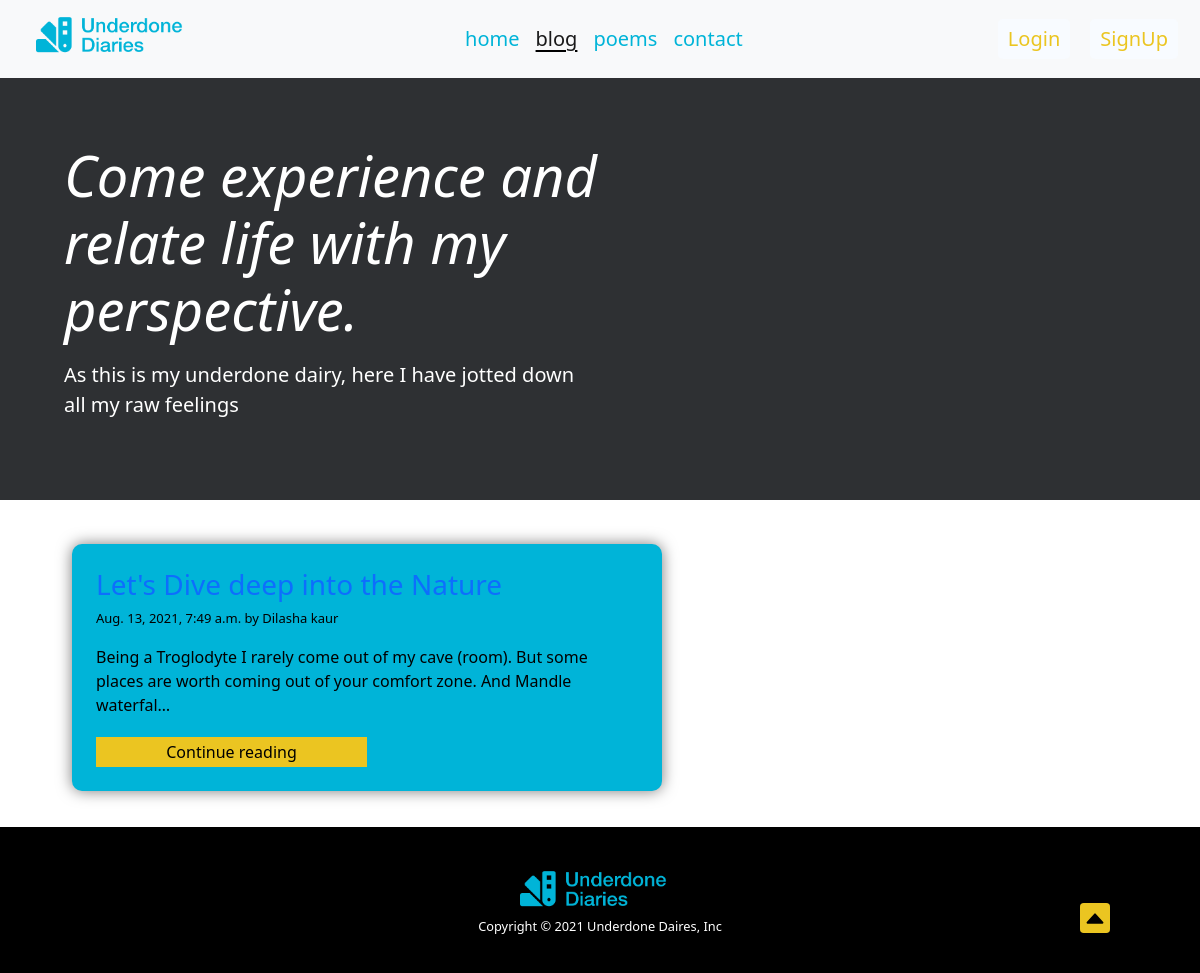
Screenshot of /blog/ with the database file from the repository.
### blog/models.py (models this page shows, shortened)
class Blog(models.Model):
    sno=models.AutoField(primary_key=True)
    title=models.CharField(max_length=255)
    slug=models.CharField(max_length=130)
    views=models.IntegerField(default=0)
    timeStamp=models.DateTimeField(blank=True)
    blog = models.ImageField(upload_to="blog/img", default="")
    content=models.TextField()

### blog/views.py (the view)
# urls.py: path('', views.blogHome, name='blogHome'),
def blogHome(request):
    allBlogs = []
    allBlogs = Blog.objects.all()
    context = {'allBlogs': allBlogs}
    return render(request, "blog/blog.html", context)

### templates/blog/blog.html (shortened to what this page needs)
{% extends 'base.html' %}
{% block blogactive %} active {% endblock blogactive %}
{% block body %}
<div class="padd mb-4 text-white" style="background-color: #2E3033;">
    <div class="col-md-6 px-0">
        <h1 class="display-4 fst-italic h1">
            Come experience and relate life with my perspective.
        </h1>
        <p class="lead my-3 p head2">
            As this is my underdone dairy, here I have jotted down all my raw feelings
        </p>
    </div>
</div>
<div class="container my-3">
    <div class="row g-0 flex-md-row ">
        {% for blog in allBlogs %}
        <div class="col p-4"
            style="background-color: #00b4d8;margin: 20px 30px;;padding: 10px; border-radius: 10px; box-shadow: 0px 0px 15px #7C7B7B;max-width: 590px;">
            <h3 class="mb-0 d-inline-block mb-2 text-primary">{{ blog.title }}</h3>
            <p class="blog-poem-meta" style="font-size: 13px">{{blog.timeStamp}} by <span>Dilasha kaur</span></p>
            <p class="card-text mb-auto">
                {{blog.content|safe| truncatechars:135}}
            </p>
            <button class="reading" style="margin-top: 20px">
                <a style="font-size: 1em; font-weight: 300; text-decoration: none; color: #000;" href="/blog/{{blog.slug}}">
                    Continue reading
                </a>
            </button>
        </div>
        {% endfor %}
    </div>
</div>
{% endblock body %}

### rows the page displays
Blog: title "Let's Dive deep into the Nature", timeStamp "Aug. 13, 2021, 7:49 a.m.", content "Being a Troglodyte I rarely come out of my cave (room). But some places are worth coming out of your comfort zone. And Mandle waterfal…"
